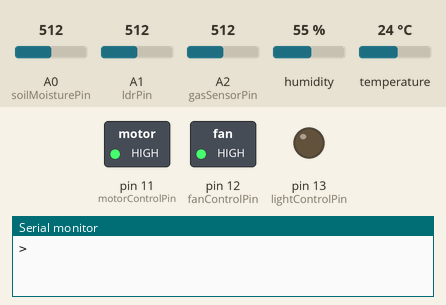
The sketch below on a simulated Arduino Uno, built with avr-gcc and run on an emulated ATmega328P. On the bench: switched loads named in the sketch (green lamp = pin HIGH), output pins drawn as LEDs (lit = HIGH), the last lines printed to the serial monitor. The test bench sets the inputs (shaded band); at power-on: humidity 55 %, A1 (ldrPin) = 512, A2 (gasSensorPin) = 512, A0 (soilMoisturePin) = 512, temperature 24 °C. The modem accepts every AT command (registered, SIM ready, sends succeed) and sends nothing else.

Above: at 4.7 s.
4.8 s: humidity set to 68 %
7.4 s: humidity set to 71 %
At 9.2 s:
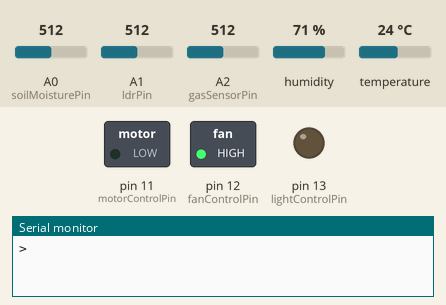
9.9 s: A1 (ldrPin) set to 216
11.7 s: A1 (ldrPin) set to 187
At 13.7 s:
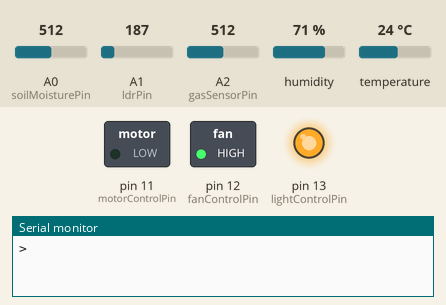
14.2 s: A2 (gasSensorPin) set to 223
16.1 s: A2 (gasSensorPin) set to 193
At 18.0 s:
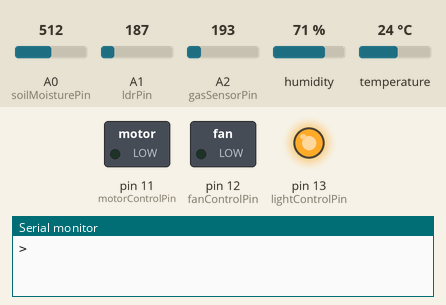
Timing chart, 0 to 19.5 s (numbered marks = the images above; inputs shaded):
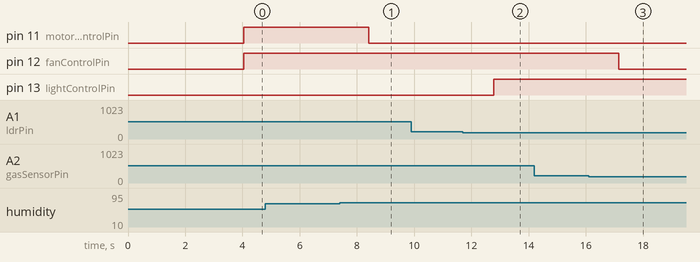

The sketch:

Main_code.ino
```cpp
#include <SoftwareSerial.h>
#include <DHT.h>

SoftwareSerial sim(9, 10);
DHT dht(7, DHT22); // DHT22 connected to pin 7

const int soilMoisturePin = A0; // Analog pin for soil moisture sensor
const int gasSensorPin = A2;    // Analog pin for gas sensor
const int ldrPin = A1;          // Analog pin for LDR
const int fanControlPin = 12;   // Digital pin to control the DC fan
const int motorControlPin = 11; // Digital pin to control the DC motor
const int lightControlPin = 13; // Digital pin to control the glowing light

void setup() {
  pinMode(fanControlPin, OUTPUT); // Set the fan control pin as an output
  pinMode(motorControlPin, OUTPUT); // Set the motor control pin as an output
  pinMode(lightControlPin, OUTPUT); // Set the light control pin as an output

  Serial.begin(9600);
  sim.begin(9600);
  dht.begin();

  Serial.println("Initializing...");
  delay(1000);

  sim.println("AT");
  updateSerial();

  sim.println("AT+CSQ");
  updateSerial();

  sim.println("AT+CCID");
  updateSerial();

  sim.println("AT+CREG?");
  updateSerial();

  sim.println("AT+CMGF=1");
  updateSerial();
}

void loop() {
  updateSerial();

  // Read sensor values and control fan, motor, and light here
  float temperature = dht.readTemperature();
  float humidity = dht.readHumidity();
  int soilMoistureRaw = analogRead(soilMoisturePin);
  int gasSensorRaw = analogRead(gasSensorPin);
  int ldrValue = analogRead(ldrPin);

  // Convert soil moisture to percentage (0-100%)
  float soilMoisture = map(soilMoistureRaw, 0, 1023, 0, 100);

  // Convert gas sensor value to ppm (adjust the formula based on your sensor's characteristics)
  float gasValuePPM = map(gasSensorRaw, 0, 1023, 0, 1000); // Adjust the range based on your sensor

  // Control the fan based on temperature and gas sensor values
  if (temperature > 22.0 && gasValuePPM > 200) {
    digitalWrite(fanControlPin, HIGH); // Turn on the fan
  } else {
    digitalWrite(fanControlPin, LOW);  // Turn off the fan
  }

  // Control the motor based on humidity value
  if (humidity < 70.0) {
    digitalWrite(motorControlPin, HIGH); // Turn on the motor
  } else {
    digitalWrite(motorControlPin, LOW);  // Turn off the motor
  }

  // Control the light based on LDR value
  if (ldrValue < 200) {
    digitalWrite(lightControlPin, HIGH); // Turn on the light
  } else {
    digitalWrite(lightControlPin, LOW);  // Turn off the light
  }

  // Display sensor values
  Serial.print("Temperature: ");
  Serial.print(temperature);
  Serial.print(" °C, Humidity: ");
  Serial.print(humidity);
  Serial.print(" %, Soil Moisture: ");
  Serial.print(soilMoisture);
  Serial.print(" %, Gas Value: ");
  Serial.print(gasValuePPM);
  Serial.print(" ppm, LDR Value: ");
  Serial.println(ldrValue);

  // Sending SMS with sensor values
  sim.println("AT+CMGS=\"+917606878264\"");
  updateSerial();

  String message = "Temperature: " + String(temperature, 2) + "C, Humidity: " + String(humidity, 2) + "%, Soil Moisture: " + String(soilMoisture, 2) + "%, Gas Value: " + String(gasValuePPM, 2) + " ppm, LDR Value: " + String(ldrValue);

  sim.print(message);
  updateSerial();
  sim.write(26);
  updateSerial();

  Serial.println();
  Serial.println("Message Sent");
}

void updateSerial() {
  delay(500);
  while (Serial.available()) {
    sim.write(Serial.read());
  }
  while (sim.available()) {
    Serial.write(sim.read());
  }
}
```

Measured:
- the behaviour switches between 69 and 70 % on humidity (found by bisection; images 0 and 1)
- the behaviour switches between 200 and 199 on A1 (ldrPin) (found by bisection; images 1 and 2)
- the behaviour switches between 206 and 205 on A2 (gasSensorPin) (found by bisection; images 2 and 3)
- after the input at 7.4 s, pin 11 (motorControlPin): HIGH → LOW after 1.0 s
- after the input at 11.7 s, pin 13 (lightControlPin): LOW → HIGH after 1.1 s
- after the input at 16.1 s, pin 12 (fanControlPin): HIGH → LOW after 1.0 s
